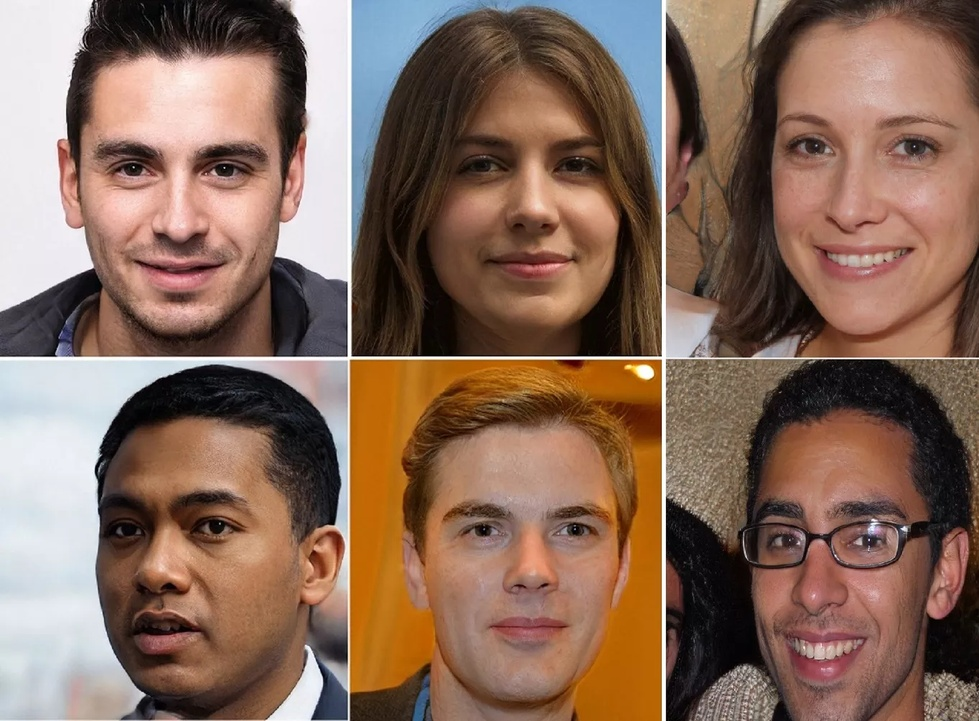
#> input picture reuniao.jpg, 979 x 721 px, shrunk from 1364 x 1005 before the run
$ python 251022-aula1python.py
#> lines starting #> are read from the running program, lines starting #| are printed output that depends on the picture; after the words box and inside, x2 and y2 are one past the last pixel; in counts of white or black regions, pixels touching at a corner belong together
import cv2

vetor_imagem = cv2.imread("reuniao.jpg");
#> vetor_imagem is the input picture: shape (721, 979, 3); mean B, G, R 91, 106.5, 135.3
cv2.imshow("Foto de uma reuniao", vetor_imagem)
print(vetor_imagem)
#> (printed output is left out)
vetor_imagem_pb = cv2.cvtColor(vetor_imagem, cv2.COLOR_BGR2GRAY)
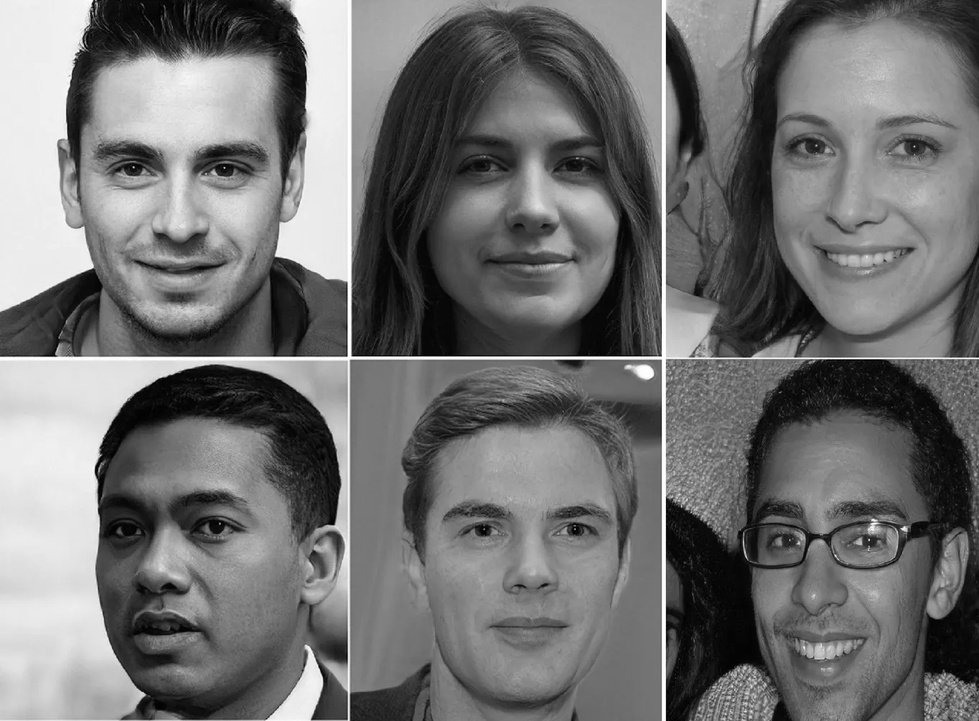
#> vetor_imagem_pb: shape (721, 979); min 0, max 255, mean 113.3
cv2.imshow("Foto de uma reuniao pb", vetor_imagem_pb)
print(vetor_imagem_pb)
#> (printed output is left out)
classificador=cv2.CascadeClassifier('haarcascade_frontalface_default.xml')
faces = classificador.detectMultiScale(vetor_imagem_pb)
#> faces = [[407, 72, 246, 246], [737, 68, 224, 224], [714, 457, 217, 217], [54, 434, 240, 240], [47, 64, 265, 265], [400, 429, 258, 258]]
print(faces)
#| [[407  72 246 246]
#|  [737  68 224 224]
#|  [714 457 217 217]
#|  [ 54 434 240 240]
#|  [ 47  64 265 265]
#|  [400 429 258 258]]
for (x, y, w, h) in faces:
    cv2.rectangle(vetor_imagem, (x, y),(x+w,y+h), (255, 0, 0), 5)
#> this loop made 6 passes
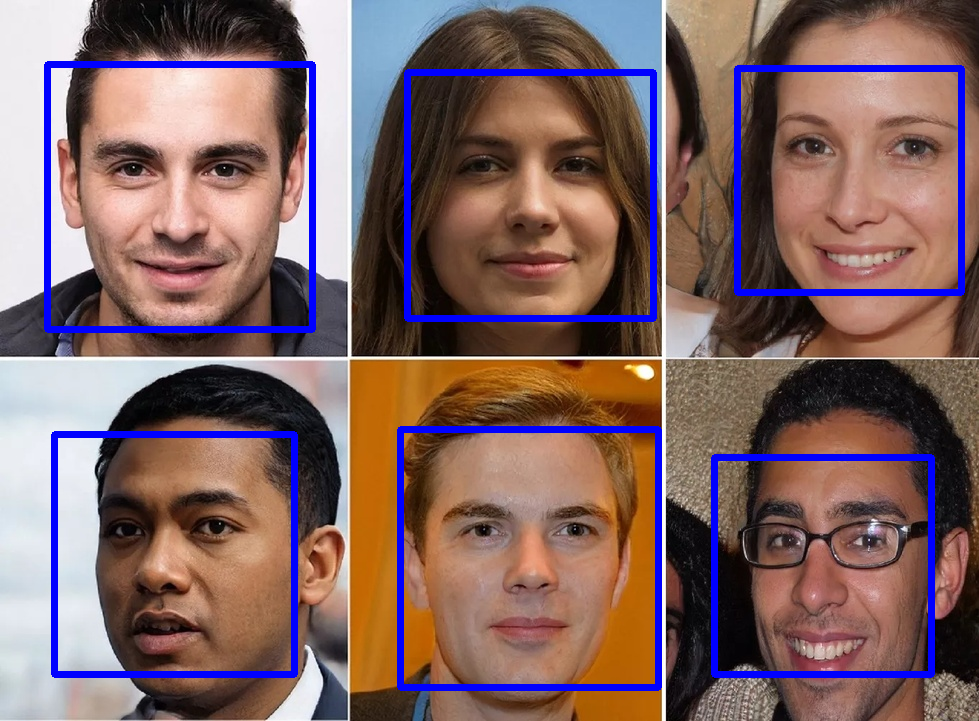
#> vetor_imagem: shape (721, 979, 3); 5.73% of pixels changed, all inside (x1, y1, x2, y2) = (44, 61, 965, 691)
cv2.imshow("foto detectada",vetor_imagem)
